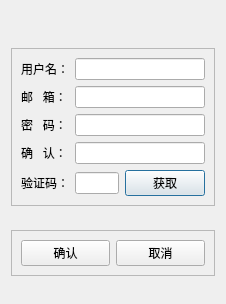
<?xml version="1.0" encoding="UTF-8"?>
<ui version="4.0">
 <class>RegisterDialog</class>
 <widget class="QDialog" name="RegisterDialog">
  <property name="geometry">
   <rect>
    <x>0</x>
    <y>0</y>
    <width>226</width>
    <height>304</height>
   </rect>
  </property>
  <property name="windowTitle">
   <string>Dialog</string>
  </property>
  <layout class="QVBoxLayout" name="verticalLayout">
   <item>
    <spacer name="verticalSpacer_3">
     <property name="orientation">
      <enum>Qt::Vertical</enum>
     </property>
     <property name="sizeHint" stdset="0">
      <size>
       <width>20</width>
       <height>40</height>
      </size>
     </property>
    </spacer>
   </item>
   <item>
    <widget class="QLabel" name="tip_lable">
     <property name="text">
      <string> </string>
     </property>
     <property name="alignment">
      <set>Qt::AlignCenter</set>
     </property>
    </widget>
   </item>
   <item>
    <widget class="QFrame" name="frame">
     <property name="frameShape">
      <enum>QFrame::StyledPanel</enum>
     </property>
     <property name="frameShadow">
      <enum>QFrame::Raised</enum>
     </property>
     <layout class="QGridLayout" name="gridLayout">
      <item row="2" column="0">
       <widget class="QLabel" name="email_label">
        <property name="text">
         <string>邮   箱：</string>
        </property>
       </widget>
      </item>
      <item row="3" column="1" colspan="2">
       <widget class="QLineEdit" name="psd_edit"/>
      </item>
      <item row="1" column="0">
       <widget class="QLabel" name="username_label">
        <property name="text">
         <string>用户名：</string>
        </property>
       </widget>
      </item>
      <item row="4" column="1" colspan="2">
       <widget class="QLineEdit" name="repeat_edit"/>
      </item>
      <item row="2" column="1" colspan="2">
       <widget class="QLineEdit" name="email_edit"/>
      </item>
      <item row="1" column="1" colspan="2">
       <widget class="QLineEdit" name="username_edit"/>
      </item>
      <item row="4" column="0">
       <widget class="QLabel" name="repeat_label">
        <property name="text">
         <string>确   认：</string>
        </property>
       </widget>
      </item>
      <item row="5" column="1">
       <widget class="QLineEdit" name="verify_edit"/>
      </item>
      <item row="5" column="2">
       <widget class="QPushButton" name="get_verify_btn">
        <property name="text">
         <string>获取</string>
        </property>
       </widget>
      </item>
      <item row="5" column="0">
       <widget class="QLabel" name="verify_label">
        <property name="text">
         <string>验证码：</string>
        </property>
       </widget>
      </item>
      <item row="3" column="0">
       <widget class="QLabel" name="psd_label">
        <property name="text">
         <string>密   码：</string>
        </property>
       </widget>
      </item>
     </layout>
    </widget>
   </item>
   <item>
    <spacer name="verticalSpacer">
     <property name="orientation">
      <enum>Qt::Vertical</enum>
     </property>
     <property name="sizeHint" stdset="0">
      <size>
       <width>20</width>
       <height>40</height>
      </size>
     </property>
    </spacer>
   </item>
   <item>
    <widget class="QFrame" name="frame_2">
     <property name="frameShape">
      <enum>QFrame::StyledPanel</enum>
     </property>
     <property name="frameShadow">
      <enum>QFrame::Raised</enum>
     </property>
     <layout class="QHBoxLayout" name="horizontalLayout">
      <item>
       <widget class="QPushButton" name="confirm_btn">
        <property name="text">
         <string>确认</string>
        </property>
       </widget>
      </item>
      <item>
       <widget class="QPushButton" name="cancel_btn">
        <property name="text">
         <string>取消</string>
        </property>
       </widget>
      </item>
     </layout>
    </widget>
   </item>
   <item>
    <spacer name="verticalSpacer_2">
     <property name="orientation">
      <enum>Qt::Vertical</enum>
     </property>
     <property name="sizeHint" stdset="0">
      <size>
       <width>20</width>
       <height>40</height>
      </size>
     </property>
    </spacer>
   </item>
  </layout>
 </widget>
 <resources/>
 <connections/>
</ui>
